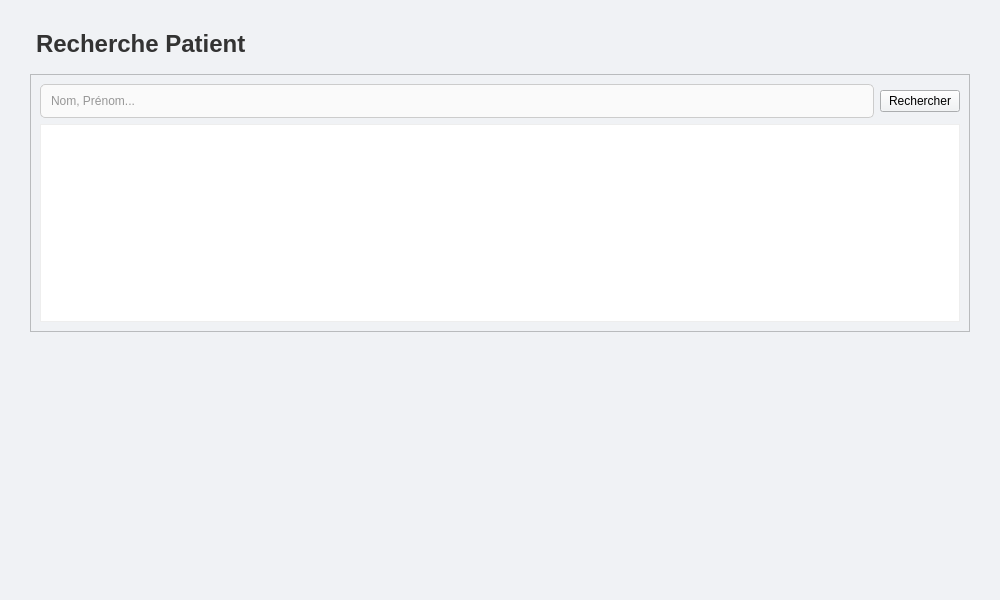
<?xml version="1.0" encoding="UTF-8"?>
<ui version="4.0">
 <class>PagePatientSearch</class>
 <widget class="QWidget" name="PagePatientSearch">
  <property name="geometry">
   <rect>
    <x>0</x>
    <y>0</y>
    <width>1000</width>
    <height>600</height>
   </rect>
  </property>
  <property name="styleSheet">
   <string notr="true">/* --- STYLE LOCAL --- */
QWidget { 
    font-family: &quot;Segoe UI&quot;, sans-serif; 
    background-color: #f0f2f5; 
}

/* Cadres */
QFrame.Card { 
    background-color: white; 
    border-radius: 8px; 
    border: 1px solid #e0e0e0; 
}

/* Labels */
QLabel {
    color: #333333; /* Texte Noir */
    font-size: 14px;
}

/* Champs de Saisie */
QLineEdit { 
    border: 1px solid #ccc; 
    border-radius: 5px; 
    padding: 8px; 
    background-color: #fafafa; 
    color: #333333; /* &lt;-- Texte Noir */
}
QLineEdit:focus { 
    border: 1px solid #2d7aed; 
    background-color: white; 
}

/* Liste des résultats */
QListWidget {
    border: 1px solid #eee;
    padding: 5px;
    background-color: white;
    color: #333333; /* &lt;-- Texte Noir */
}
QListWidget::item:selected {
    background-color: #2d7aed;
    color: white;
}
QListWidget::item:hover {
    background-color: #f5f7fa;
    color: #2d7aed;
}

/* Boutons */
QPushButton.ActionBtn { 
    background-color: #2d7aed; 
    color: white; 
    border-radius: 5px; 
    padding: 8px 15px; 
    font-weight: bold; 
    border: none;
}
QPushButton.ActionBtn:hover { background-color: #1a5fc7; }
</string>
  </property>
  <layout class="QVBoxLayout" name="verticalLayout">
   <property name="leftMargin">
    <number>30</number>
   </property>
   <property name="topMargin">
    <number>30</number>
   </property>
   <property name="rightMargin">
    <number>30</number>
   </property>
   <item>
    <widget class="QLabel" name="label_title">
     <property name="styleSheet">
      <string notr="true">font-size: 24px; font-weight: bold; color: #333; margin-bottom: 10px;</string>
     </property>
     <property name="text">
      <string>Recherche Patient</string>
     </property>
    </widget>
   </item>
   <item>
    <widget class="QFrame" name="frame_search_container">
     <property name="class" stdset="0">
      <string>Card</string>
     </property>
     <property name="frameShape">
      <enum>QFrame::StyledPanel</enum>
     </property>
     <layout class="QVBoxLayout" name="verticalLayout_inner">
      <item>
       <layout class="QHBoxLayout" name="horizontalLayout_search">
        <item>
         <widget class="QLineEdit" name="lineEdit_search">
          <property name="placeholderText">
           <string>Nom, Prénom...</string>
          </property>
         </widget>
        </item>
        <item>
         <widget class="QPushButton" name="btn_search">
          <property name="class" stdset="0">
           <string>ActionBtn</string>
          </property>
          <property name="text">
           <string>Rechercher</string>
          </property>
         </widget>
        </item>
       </layout>
      </item>
      <item>
       <widget class="QListWidget" name="listWidget_results"/>
      </item>
     </layout>
    </widget>
   </item>
   <item>
    <spacer name="verticalSpacer">
     <property name="orientation">
      <enum>Qt::Orientation::Vertical</enum>
     </property>
     <property name="sizeHint" stdset="0">
      <size>
       <width>20</width>
       <height>40</height>
      </size>
     </property>
    </spacer>
   </item>
  </layout>
 </widget>
 <resources/>
 <connections/>
</ui>
